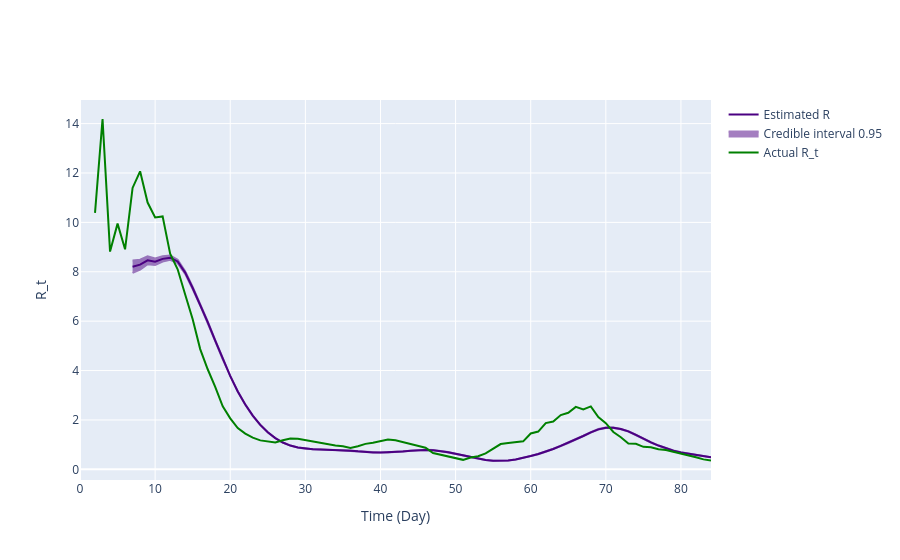

The notebook cell this image was saved under:
### Code cell
# Use incidence data to predict R_t value

# Define variables needed for calculating R_t
tau = 6
R_t_start = tau+1
a = 1
b = 1/5

ws_mean = 7
ws_var = 4**2
theta_num = ws_var / ws_mean
k = ws_mean / theta_num
w_dist = scipy.stats.gamma(k, scale=theta_num)
disc_w = w_dist.pdf(range(len(theta)))
serial_interval = disc_w
serial_interval = serial_interval[1:]

# serial_interval = serial_interval_emp

# Plot comparison between the true and predicted R_t
# Transform our incidence data into pandas dataframes
inc_data = pd.DataFrame(
    {
        'Time': np.arange(len(theta)),
        'Incidence Number': incidences_true[:len(theta)]
    }
)

inference = branchpro.BranchProPosterior(
    inc_data=inc_data,
    daily_serial_interval=serial_interval,
    alpha=a,
    beta=b)

inference.run_inference(tau=tau)
intervals = inference.get_intervals(central_prob=.95)

# Transform our true incidence data into pandas dataframes
# inc_data_true = pd.DataFrame(
#     {
#         'Time': np.arange(len(theta)),
#         'Incidence Number': incidences_true[:len(theta)]
#     }
# )

# inference_true = branchpro.BranchProPosterior(
#     inc_data=inc_data_true,
#     daily_serial_interval=serial_interval,
#     alpha=a,
#     beta=1/b)

# inference_true.run_inference(tau=tau)
# intervals_true = inference_true.get_intervals(central_prob=.95)

fig = ReproductionNumberPlot()

# fig.add_interval_true_rt(intervals_true)  # Here I used a modified version of branchpro method to plot the true R_t
fig.add_interval_rt(intervals)
true_rt_plot = go.Scatter(
    y=true_rt[starting_time_point:end_time_point],
    x=list(range(starting_time_point, end_time_point)),
    mode='lines',
    name='Actual R_t',
    line_color='green'
)

fig.add_trace(true_rt_plot)

fig.update_labels(time_label='Time (Day)', r_label='R_t')

fig.show_figure()

### Figure 1 — Plotly figure (JSON) as saved in the notebook; plotly's stock layout.template omitted (floating-point values rounded to 4 significant figures; data arrays with more than 128 entries replaced by an {"elided": "..."} marker saying what was removed)
{"data": [{"line": {"color": "indigo"}, "mode": "lines", "name": "Estimated R", "type": "scatter", "x": [7, 8, 9, 10, 11, 12, 13, 14, 15, 16, 17, 18, 19, 20, 21, 22, 23, 24, 25, 26, 27, 28, 29, 30, 31, 32, 33, 34, 35, 36, 37, 38, 39, 40, 41, 42, 43, 44, 45, 46, 47, 48, 49, 50, 51, 52, 53, 54, 55, 56, 57, 58, 59, 60, 61, 62, 63, 64, 65, 66, 67, 68, 69, 70, 71, 72, 73, 74, 75, 76, 77, 78, 79, 80, 81, 82, 83, 84], "y": [8.205, 8.289, 8.465, 8.409, 8.522, 8.571, 8.419, 7.968, 7.343, 6.666, 5.962, 5.209, 4.465, 3.775, 3.155, 2.623, 2.173, 1.798, 1.498, 1.264, 1.087, 0.9618, 0.8841, 0.8388, 0.8145, 0.8001, 0.7915, 0.7854, 0.7756, 0.7563, 0.7276, 0.7023, 0.6864, 0.6824, 0.687, 0.7048, 0.7266, 0.7536, 0.7761, 0.7864, 0.7762, 0.7463, 0.6955, 0.6307, 0.5611, 0.4921, 0.4273, 0.3786, 0.3483, 0.3408, 0.3589, 0.3991, 0.4594, 0.5371, 0.6198, 0.7178, 0.8252, 0.9473, 1.073, 1.198, 1.35, 1.498, 1.62, 1.684, 1.685, 1.63, 1.539, 1.396, 1.24, 1.091, 0.9633, 0.8481, 0.7589, 0.6855, 0.6306, 0.5878, 0.5417, 0.4918]}, {"fill": "toself", "fillcolor": "indigo", "line": {"color": "indigo"}, "mode": "lines", "name": "Credible interval 0.95", "opacity": 0.5, "type": "scatter", "x": {"elided": "156 int values"}, "y": {"elided": "156 float values"}}, {"line": {"color": "green"}, "mode": "lines", "name": "Actual R_t", "type": "scatter", "x": [0, 1, 2, 3, 4, 5, 6, 7, 8, 9, 10, 11, 12, 13, 14, 15, 16, 17, 18, 19, 20, 21, 22, 23, 24, 25, 26, 27, 28, 29, 30, 31, 32, 33, 34, 35, 36, 37, 38, 39, 40, 41, 42, 43, 44, 45, 46, 47, 48, 49, 50, 51, 52, 53, 54, 55, 56, 57, 58, 59, 60, 61, 62, 63, 64, 65, 66, 67, 68, 69, 70, 71, 72, 73, 74, 75, 76, 77, 78, 79, 80, 81, 82, 83, 84], "y": [11.43, null, 10.39, 14.19, 8.817, 9.95, 8.911, 11.4, 12.07, 10.8, 10.2, 10.24, 8.737, 8.102, 7.08, 6.074, 4.869, 4.053, 3.343, 2.555, 2.065, 1.673, 1.445, 1.281, 1.172, 1.122, 1.084, 1.178, 1.252, 1.237, 1.181, 1.119, 1.051, 0.9997, 0.9618, 0.931, 0.8693, 0.9367, 1.032, 1.078, 1.15, 1.207, 1.181, 1.102, 1.025, 0.9531, 0.8743, 0.6574, 0.5925, 0.501, 0.446, 0.3841, 0.4756, 0.5335, 0.6432, 0.8447, 1.024, 1.071, 1.109, 1.134, 1.452, 1.528, 1.874, 1.933, 2.196, 2.292, 2.531, 2.429, 2.548, 2.114, 1.872, 1.514, 1.302, 1.049, 1.033, 0.9105, 0.8976, 0.8122, 0.7796, 0.7094, 0.6469, 0.5624, 0.4919, 0.4035, 0.3558]}], "layout": {"hovermode": "x unified", "xaxis": {"title": {"text": "Time (Day)"}}, "yaxis": {"title": {"text": "R_t"}}}}
